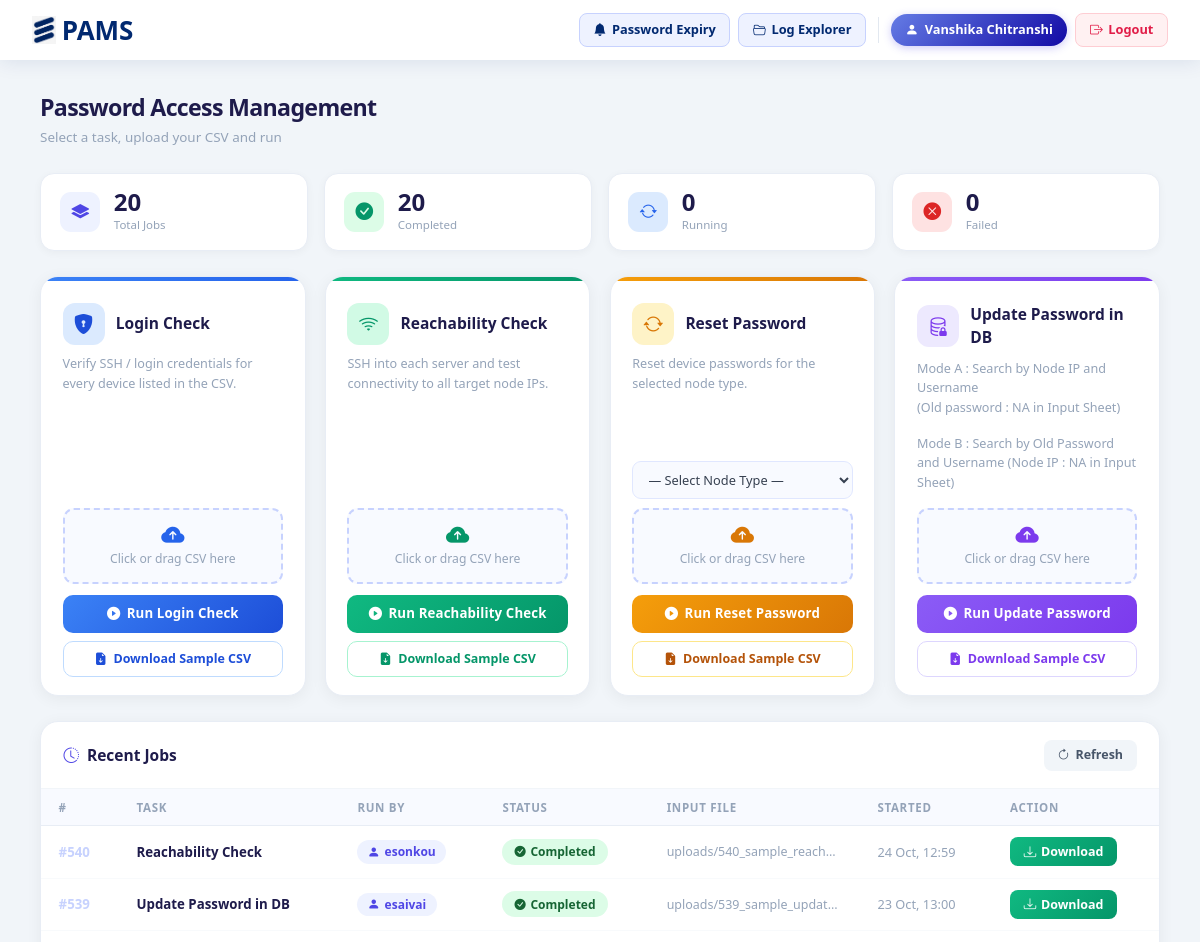
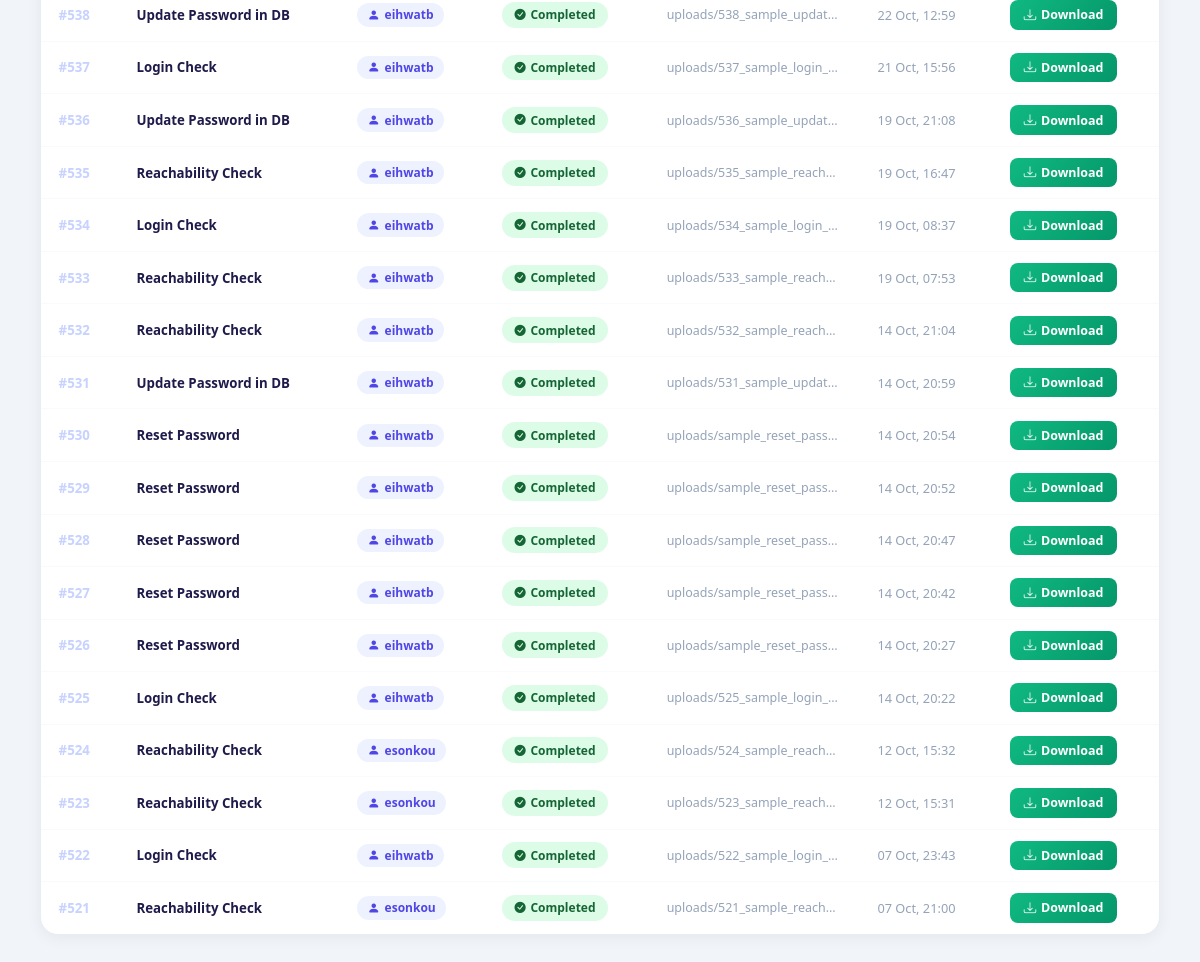
Screenshot of / (signed in) with the database file from the repository (2 pictures, top to bottom).
### dashboard/models.py (models this page shows, shortened)
class TaskJob(models.Model):
    STATUS_CHOICES = [
        ('pending',   'Pending'),
        ('running',   'Running'),
        ('completed', 'Completed'),
        ('failed',    'Failed'),
        ('terminated', 'Terminated'),
    ]
    user         = models.ForeignKey(User, on_delete=models.CASCADE, related_name='jobs')
    task_type    = models.CharField(max_length=100)
    status       = models.CharField(max_length=20, choices=STATUS_CHOICES, default='pending')
    input_file   = models.FileField(upload_to='uploads/')
    output_file  = models.FileField(upload_to='outputs/', null=True, blank=True)
    error_message = models.TextField(blank=True)
    retry_count  = models.IntegerField(default=0)
    duration_seconds = models.IntegerField(null=True, blank=True)
    created_at   = models.DateTimeField(auto_now_add=True)
    completed_at = models.DateTimeField(null=True, blank=True)
    process_pid   = models.IntegerField(null=True, blank=True)
    terminated_at = models.DateTimeField(null=True, blank=True)
    terminated_by = models.ForeignKey(
        User, null=True, blank=True,
        on_delete=models.SET_NULL, related_name='terminated_jobs'
    )
    class Meta:
        ordering = ['-created_at']
    @property
    def task_type_display(self):
        mapping = {
            'login_check': 'Login Check',
            'reachability_check': 'Reachability Check',
            'reset_password': 'Reset Password',
            'update_password': 'Update Password in DB',
        }
        return mapping.get(self.task_type, self.task_type.replace('_', ' ').title())

### dashboard/views.py (the view)
# urls.py: path('',           views.dashboard, name='dashboard'),
@login_required
def dashboard(request):
    if request.user.is_staff:
        recent_jobs = TaskJob.objects.all().order_by('-created_at')[:20]
    else:
        recent_jobs = TaskJob.objects.filter(user=request.user).order_by('-created_at')[:10]
    task_display_map = {
        'login_check':        'Login Check',
        'reachability_check': 'Reachability Check',
        'reset_password':     'Reset Password',
        'update_password':    'Update Password in DB',
    }
    for k, v in settings.TASK_CONFIG.items():
        task_display_map.setdefault(k, v.get('label', k))
    for job in recent_jobs:
        job.display_name = task_display_map.get(job.task_type, job.task_type.replace('_', ' ').title())
    return render(request, 'dashboard/dashboard.html', {
        'recent_jobs':      recent_jobs,
        'task_choices':     _task_choices(),
        'task_display_map': task_display_map,
    })

### dashboard/templates/dashboard/dashboard.html (shortened to what this page needs)
{% extends 'dashboard/base.html' %}
{% block content %}
<div class="ph">
    <div>
        <div class="ph-title">Password Access Management</div>
        <div class="ph-sub">Select a task, upload your CSV and run</div>
    </div>
</div>
<div class="stat-strip">
    {% with total=recent_jobs|length %}
    {% with comp=recent_jobs|length %}
    <div class="stat-box">
        <div class="stat-ico" style="background:#eef2ff;color:#4f46e5"><i class="bi bi-layers-fill"></i></div>
        <div><div class="stat-num">{{ total }}</div><div class="stat-lbl">Total Jobs</div></div>
    </div>
    <div class="stat-box">
        <div class="stat-ico" style="background:#dcfce7;color:#059669"><i class="bi bi-check-circle-fill"></i></div>
        <div><div class="stat-num" id="stat-completed">–</div><div class="stat-lbl">Completed</div></div>
    </div>
    <div class="stat-box">
        <div class="stat-ico" style="background:#dbeafe;color:#2563eb"><i class="bi bi-arrow-repeat"></i></div>
        <div><div class="stat-num" id="stat-running">–</div><div class="stat-lbl">Running</div></div>
    </div>
    <div class="stat-box">
        <div class="stat-ico" style="background:#fee2e2;color:#dc2626"><i class="bi bi-x-circle-fill"></i></div>
        <div><div class="stat-num" id="stat-failed">–</div><div class="stat-lbl">Failed</div></div>
    </div>
    {% endwith %}{% endwith %}
</div>
<div class="task-grid">
    {% if access.cards.login_check %}
    <div class="tcard c-blue">
        <div class="tcard-stripe"></div>
        <div class="tcard-body">
            <div class="tcard-head">
                <div class="tcard-ico"><i class="bi bi-shield-lock-fill"></i></div>
                <span class="tcard-name">Login Check</span>
            </div>
            <p class="tcard-desc">Verify SSH / login credentials for every device listed in the CSV.</p>
            <form method="post" action="{% url 'dashboard:login_check' %}" enctype="multipart/form-data">
                <label class="dz-card" ondragover="ev(event)" ondrop="drop(event,this)">
                    <i class="bi bi-cloud-arrow-up-fill dz-up-icon"></i>
                    <span class="dz-txt file-name">Click or drag CSV here</span>
                </label>
                <button type="submit" class="btn-run">
                    <i class="bi bi-play-circle-fill"></i> Run Login Check
                </button>
            </form>
            <a href="{% url 'dashboard:download_sample' 'login_check' %}" class="btn-sample">
                <i class="bi bi-file-earmark-arrow-down-fill"></i> Download Sample CSV
            </a>
        </div>
    </div>
    {% endif %}
    {% if access.cards.reachability_check %}
    <div class="tcard c-green">
        <div class="tcard-stripe"></div>
        <div class="tcard-body">
            <div class="tcard-head">
                <div class="tcard-ico"><i class="bi bi-wifi"></i></div>
                <span class="tcard-name">Reachability Check</span>
            </div>
            <p class="tcard-desc">SSH into each server and test connectivity to all target node IPs.</p>
            <form method="post" action="{% url 'dashboard:reachability_check' %}" enctype="multipart/form-data">
                <label class="dz-card" ondragover="ev(event)" ondrop="drop(event,this)">
                    <i class="bi bi-cloud-arrow-up-fill dz-up-icon"></i>
                    <span class="dz-txt file-name">Click or drag CSV here</span>
                </label>
                <button type="submit" class="btn-run">
                    <i class="bi bi-play-circle-fill"></i> Run Reachability Check
                </button>
            </form>
            <a href="{% url 'dashboard:download_sample' 'reachability_check' %}" class="btn-sample">
                <i class="bi bi-file-earmark-arrow-down-fill"></i> Download Sample CSV
            </a>
        </div>
    </div>
    {% endif %}
    {% if access.cards.reset_password %}
    <div class="tcard c-amber">
        <div class="tcard-stripe"></div>
        <div class="tcard-body">
            <div class="tcard-head">
                <div class="tcard-ico"><i class="bi bi-arrow-repeat"></i></div>
                <span class="tcard-name">Reset Password</span>
            </div>
            <p class="tcard-desc">Reset device passwords for the selected node type.</p>
            <form method="post" action="{% url 'dashboard:reset_password' %}" enctype="multipart/form-data">
                <select name="node_type" class="nt-select" required>
                    <option value="" disabled selected>— Select Node Type —</option>
                </select>
                <label class="dz-card" ondragover="ev(event)" ondrop="drop(event,this)">
                    <i class="bi bi-cloud-arrow-up-fill dz-up-icon"></i>
                    <span class="dz-txt file-name">Click or drag CSV here</span>
                </label>
                <button type="submit" class="btn-run">
                    <i class="bi bi-play-circle-fill"></i> Run Reset Password
                </button>
            </form>
            <a href="{% url 'dashboard:download_sample' 'reset_password' %}" class="btn-sample">
                <i class="bi bi-file-earmark-arrow-down-fill"></i> Download Sample CSV
            </a>
        </div>
    </div>
    {% endif %}
    {% if access.cards.update_password %}
    <div class="tcard c-purple">
        <div class="tcard-stripe"></div>
        <div class="tcard-body">
            <div class="tcard-head">
                <div class="tcard-ico"><i class="bi bi-database-lock"></i></div>
                <span class="tcard-name">Update Password in DB</span>
            </div>
            <p class="tcard-desc">Mode A : Search by Node IP and Username<br>(Old password : NA in Input Sheet)</p>
            <p class="tcard-desc">Mode B : Search by Old Password and Username (Node IP : NA in Input Sheet)</p>
            <form method="post" action="{% url 'dashboard:update_password' %}" enctype="multipart/form-data">
                <label class="dz-card" ondragover="ev(event)" ondrop="drop(event,this)">
                    <i class="bi bi-cloud-arrow-up-fill dz-up-icon"></i>
                    <span class="dz-txt file-name">Click or drag CSV here</span>
                </label>
                <button type="submit" class="btn-run">
                    <i class="bi bi-play-circle-fill"></i> Run Update Password
                </button>
            </form>
            <a href="{% url 'dashboard:download_sample' 'update_password' %}" class="btn-sample">
                <i class="bi bi-file-earmark-arrow-down-fill"></i> Download Sample CSV
            </a>
        </div>
    </div>
    {% endif %}
</div>
<div class="jobs-card">
    <div class="jobs-head">
        <span class="jobs-head-title">
            <i class="bi bi-clock-history" style="color:#4f46e5"></i>
            Recent Jobs
        </span>
        <button class="btn-refresh" onclick="location.reload()">
            <i class="bi bi-arrow-clockwise"></i> Refresh
        </button>
    </div>
    {% if recent_jobs %}
    <div style="overflow-x:auto">
        <table class="jtable">
            <thead>
                <tr>
                    <th>#</th><th>Task</th><th>Run By</th>
                    <th>Status</th><th>Input File</th><th>Started</th><th>Action</th>
                </tr>
            </thead>
            <tbody>
            {% for job in recent_jobs %}
            <tr id="job-row-{{ job.pk }}">
                <td class="job-id">#{{ job.pk }}</td>
                <td class="job-task">{{ job.task_type_display}}</td>
                <td><span class="user-tag"><i class="bi bi-person-fill"></i>{{ job.user.username }}</span></td>
                <td>
                    <span class="badge-pill bp-{{ job.status }}" id="status-{{ job.pk }}">
                        {% if job.status == 'running' %}
                        <span class="spinner-border" style="width:0.55rem;height:0.55rem;border-width:2px"></span>
                        {% elif job.status == 'completed' %}<i class="bi bi-check-circle-fill" style="font-size:0.7rem"></i>
                        {% elif job.status == 'failed' %}<i class="bi bi-x-circle-fill" style="font-size:0.7rem"></i>
                        {% elif job.status == 'pending' %}<i class="bi bi-hourglass-split" style="font-size:0.7rem"></i>
                        {% endif %}
                        {{ job.status|title }}
                    </span>
                </td>
                <td class="file-cell" title="{{ job.input_file.name }}">{{ job.input_file.name|default:'-' }}</td>
                <td class="time-cell">{{ job.created_at|date:"d M, H:i" }}</td>
                <td id="action-{{ job.pk }}">
                    {% if job.status == 'completed' and job.output_file %}
                    <a href="{% url 'dashboard:download_output' job.pk %}" class="btn-dl">
                        <i class="bi bi-download"></i> Download
                    </a>
                    {% endif %}
                </td>
            </tr>
            {% endfor %}
            </tbody>
        </table>
    </div>
    {% else %}
    <div class="empty-state">
        <i class="bi bi-inbox"></i>
        <p>No jobs yet — submit a task above to get started.</p>
    </div>
    {% endif %}
</div>
{% endblock %}

### dashboard/templates/dashboard/base.html (shortened to what this page needs)
﻿{% load static %}
<!DOCTYPE html>
<html lang="en">
<head>
    <link href="https://cdn.jsdelivr.net/npm/bootstrap@5.3.0/dist/css/bootstrap.min.css" rel="stylesheet">
    <link href="https://cdn.jsdelivr.net/npm/bootstrap-icons@1.11.0/font/bootstrap-icons.css" rel="stylesheet">
</head>
<body>
{% if user.is_authenticated %}
<header class="topbar">
    <a class="topbar-brand" href="{% url 'dashboard:dashboard' %}">
        <span class="brand-logo">
            <img src="{% static 'img/logo.png' %}" alt="Ericsson Logo">
        </span>
        <span>PAMS</span>
    </a>
    <div class="topbar-right">
        {% if access.can_view_password_expiry %}
        <a href="{% url 'dashboard:password_expiry_table' %}"
           class="tb-btn tb-btn-indigo {% if request.resolver_match.url_name == 'password_expiry_table' %}active{% endif %}">
            <i class="bi bi-bell-fill"></i> Password Expiry
        </a>
        {% endif %}
        {% if access.can_view_log_explorer %}
        <a href="{% url 'dashboard:log_explorer' %}"
           class="tb-btn tb-btn-indigo {% if request.resolver_match.url_name == 'log_explorer' %}active{% endif %}">
            <i class="bi bi-folder2-open"></i> Log Explorer
        </a>
        {% endif %}
        <span class="user-chip">
            <i class="bi bi-person-fill"></i>
            {{ user.get_full_name|default:user.username }}
        </span>
        <a href="{% url 'dashboard:logout' %}" class="tb-btn tb-btn-red">
            <i class="bi bi-box-arrow-right"></i> Logout
        </a>
    </div>
</header>
<div class="page-wrap" style="margin-top: var(--nav-h);">
{% endif %}
{% block content %}{% endblock %}
{% if user.is_authenticated %}</div>{% endif %}
</body>
</html>

### rows the page displays
TaskJob: pk "540", task_type_display "Reachability Check", user.username "esonkou", status "Completed", input_file.name "uploads/540_sample_reach…", created_at "24 Oct, 12:59", shows "Download"
TaskJob: pk "539", task_type_display "Update Password in DB", user.username "esaivai", status "Completed", input_file.name "uploads/539_sample_updat…", created_at "23 Oct, 13:00", shows "Download"
TaskJob: pk "538", task_type_display "Update Password in DB", user.username "eihwatb", status "Completed", input_file.name "uploads/538_sample_updat…", created_at "22 Oct, 12:59", shows "Download"
TaskJob: pk "537", task_type_display "Login Check", user.username "eihwatb", status "Completed", input_file.name "uploads/537_sample_login_…", created_at "21 Oct, 15:56", shows "Download"
TaskJob: pk "536", task_type_display "Update Password in DB", user.username "eihwatb", status "Completed", input_file.name "uploads/536_sample_updat…", created_at "19 Oct, 21:08", shows "Download"
TaskJob: pk "535", task_type_display "Reachability Check", user.username "eihwatb", status "Completed", input_file.name "uploads/535_sample_reach…", created_at "19 Oct, 16:47", shows "Download"
TaskJob: pk "534", task_type_display "Login Check", user.username "eihwatb", status "Completed", input_file.name "uploads/534_sample_login_…", created_at "19 Oct, 08:37", shows "Download"
TaskJob: pk "533", task_type_display "Reachability Check", user.username "eihwatb", status "Completed", input_file.name "uploads/533_sample_reach…", created_at "19 Oct, 07:53", shows "Download"
TaskJob: pk "532", task_type_display "Reachability Check", user.username "eihwatb", status "Completed", input_file.name "uploads/532_sample_reach…", created_at "14 Oct, 21:04", shows "Download"
TaskJob: pk "531", task_type_display "Update Password in DB", user.username "eihwatb", status "Completed", input_file.name "uploads/531_sample_updat…", created_at "14 Oct, 20:59", shows "Download"
TaskJob: pk "530", task_type_display "Reset Password", user.username "eihwatb", status "Completed", input_file.name "uploads/sample_reset_pass…", created_at "14 Oct, 20:54", shows "Download"
TaskJob: pk "529", task_type_display "Reset Password", user.username "eihwatb", status "Completed", input_file.name "uploads/sample_reset_pass…", created_at "14 Oct, 20:52", shows "Download"
TaskJob: pk "528", task_type_display "Reset Password", user.username "eihwatb", status "Completed", input_file.name "uploads/sample_reset_pass…", created_at "14 Oct, 20:47", shows "Download"
TaskJob: pk "527", task_type_display "Reset Password", user.username "eihwatb", status "Completed", input_file.name "uploads/sample_reset_pass…", created_at "14 Oct, 20:42", shows "Download"
TaskJob: pk "526", task_type_display "Reset Password", user.username "eihwatb", status "Completed", input_file.name "uploads/sample_reset_pass…", created_at "14 Oct, 20:27", shows "Download"
TaskJob: pk "525", task_type_display "Login Check", user.username "eihwatb", status "Completed", input_file.name "uploads/525_sample_login_…", created_at "14 Oct, 20:22", shows "Download"
TaskJob: pk "524", task_type_display "Reachability Check", user.username "esonkou", status "Completed", input_file.name "uploads/524_sample_reach…", created_at "12 Oct, 15:32", shows "Download"
TaskJob: pk "523", task_type_display "Reachability Check", user.username "esonkou", status "Completed", input_file.name "uploads/523_sample_reach…", created_at "12 Oct, 15:31", shows "Download"
TaskJob: pk "522", task_type_display "Login Check", user.username "eihwatb", status "Completed", input_file.name "uploads/522_sample_login_…", created_at "07 Oct, 23:43", shows "Download"
TaskJob: pk "521", task_type_display "Reachability Check", user.username "esonkou", status "Completed", input_file.name "uploads/521_sample_reach…", created_at "07 Oct, 21:00", shows "Download"

### other values shown
{{ user.get_full_name|default:user.username }} "Vanshika Chitranshi"
{{ total }} "20"
